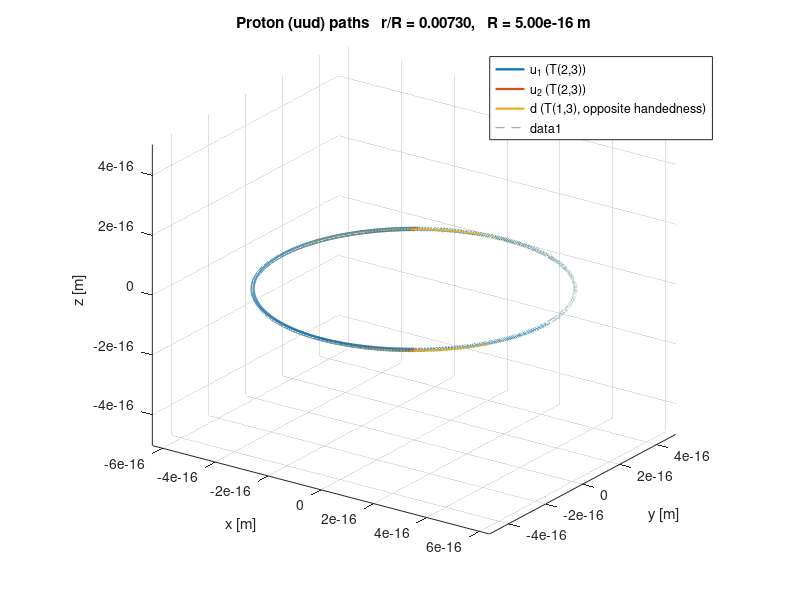

This chart was generated by the following MATLAB code:
function proton_quark_paths_GDM()
% PROTON_QUARK_PATHS_GDM
% Builds and plots three smooth closed paths for a proton's uud quarks
% using torus-knot/toroidal-helix parametrizations, then saves the XYZ
% arrays to proton_paths.mat.
%
% Up quarks:   same (p,q), phase-shifted 120°.
% Down quark:  different (p,q) and opposite handedness.
%
% All curves are C^∞ smooth; r/R ~ alpha by default. No sharp corners.

%% ----- Config (edit here) -----
cfg.alphaFS   = 1/137.035999084;          % fine-structure
cfg.N         = 4000;                     % points per curve (smoothness)
cfg.R         = 5.0e-16;                  % major radius [m] (set your scale)
cfg.r         = cfg.alphaFS * cfg.R;      % minor radius [m]
cfg.centering = true;                      % recenter curves to origin

% Winding numbers (choose coprime p,q for closed torus knots)
% You can change these to your preferred GDM mapping.
% Example: up = T(2,3), down = T(1,3) with opposite handedness
cfg.up.p  = 2;  cfg.up.q  = 3;  cfg.up.handed  = +1;
cfg.down.p= 1;  cfg.down.q= 3;  cfg.down.handed= -1;

% Phase offsets to keep the two 'u' loops apart
phi_u1 = 0;                 % radians
phi_u2 = 2*pi/3;            % 120°
phi_d  = pi/3;              % optional offset for down

%% ----- Generate paths -----
[u1.X,u1.Y,u1.Z] = torus_knot(cfg.R,cfg.r,cfg.up.p,cfg.up.q,cfg.N,phi_u1,cfg.up.handed);
[u2.X,u2.Y,u2.Z] = torus_knot(cfg.R,cfg.r,cfg.up.p,cfg.up.q,cfg.N,phi_u2,cfg.up.handed);
[dq.X,dq.Y,dq.Z] = torus_knot(cfg.R,cfg.r,cfg.down.p,cfg.down.q,cfg.N,phi_d ,cfg.down.handed);

if cfg.centering
    % Recenter each curve independently (barycenter → 0)
    [u1.X,u1.Y,u1.Z] = recenter(u1.X,u1.Y,u1.Z);
    [u2.X,u2.Y,u2.Z] = recenter(u2.X,u2.Y,u2.Z);
    [dq.X,dq.Y,dq.Z] = recenter(dq.X,dq.Y,dq.Z);
end

%% ----- Plot -----
figure('Color','w'); hold on; grid on; axis equal
plot3(u1.X,u1.Y,u1.Z,'LineWidth',1.6); 
plot3(u2.X,u2.Y,u2.Z,'LineWidth',1.6);
plot3(dq.X,dq.Y,dq.Z,'LineWidth',1.6);
xlabel('x [m]'); ylabel('y [m]'); zlabel('z [m]');
title(sprintf('Proton (uud) paths   r/R = %.5f,   R = %.2e m', cfg.r/cfg.R, cfg.R));
legend({'u_1 (T(2,3))','u_2 (T(2,3))','d (T(1,3), opposite handedness)'},'Location','best');

% Show the major circle (reference)
tt = linspace(0,2*pi,600);
plot3(cfg.R*cos(tt), cfg.R*sin(tt), 0*tt, '--', 'Color',[0.6 0.6 0.6]);

view(35,22)

%% ----- Save to MAT -----
proton_paths.u1 = u1; proton_paths.u2 = u2; proton_paths.d = dq; proton_paths.cfg = cfg;
save('proton_paths.mat','-struct','proton_paths');
fprintf('Saved paths to proton_paths.mat\n');

end % main

%% ----- Helpers -----
function [X,Y,Z] = torus_knot(R,r,p,q,N,phi,handed)
% TORUS_KNOT  x = (R + r cos(p t)) cos(q t)
%             y = (R + r cos(p t)) sin(q t)
%             z =  r sin(p t)
% p,q coprime integers give a closed knot; phase phi shifts along the torus.
% handed = +1 normal, -1 reverses parameter direction (opposite helicity).

    t = linspace(0,2*pi,N+1)'; t(end) = [];   % column vector, no duplicate end
    if handed<0, t = -t; end
    T = t + phi;

    cp = cos(p*T); sp = sin(p*T);
    cq = cos(q*T); sq = sin(q*T);

    X = (R + r.*cp).*cq;
    Y = (R + r.*cp).*sq;
    Z =  r.*sp;
end

function [Xc,Yc,Zc] = recenter(X,Y,Z)
% recenters by subtracting the barycenter (each as column vec)
    X = X(:); Y = Y(:); Z = Z(:);
    Xc = X - mean(X);  Yc = Y - mean(Y);  Zc = Z - mean(Z);
end
